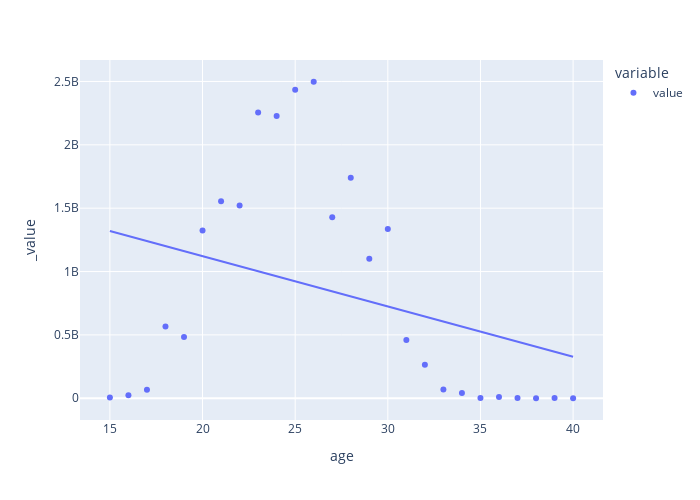

This figure's notebook cell:
### Code cell
# Create scatter plot to show the value of players by age
px.scatter(age_value_df, width=700, height=500,trendline='ols')

### Figure 1 — Plotly figure (JSON) as saved in the notebook; plotly's stock layout.template omitted (floating-point values rounded to 4 significant figures)
{"data": [{"hovertemplate": "variable=value<br>age=%{x}<br>_value=%{y}<extra></extra>", "legendgroup": "value", "marker": {"color": "#636efa", "symbol": "circle"}, "mode": "markers", "name": "value", "orientation": "v", "showlegend": true, "type": "scatter", "x": [26, 25, 23, 24, 28, 21, 22, 27, 30, 20, 29, 18, 19, 31, 32, 33, 17, 34, 16, 36, 15, 39, 35, 37, 38, 40], "xaxis": "x", "y": [2497790000, 2435640000, 2254495000, 2227905000, 1739285000, 1555360000, 1521615000, 1429055000, 1335930000, 1324375000, 1101710000, 565757500, 483572500, 459215000, 263755000, 68420000, 66207500, 41895000, 23095000, 9390000, 6000000, 2020000, 1450000, 1070000, 205000, 25000], "yaxis": "y"}, {"hovertemplate": "<b>OLS trendline</b><br>_value = -3.96542e+07 * age + 1.91415e+09<br>R<sup>2</sup>=0.115108<br><br>variable=value<br>age=%{x}<br>_value=%{y} <b>(trend)</b><extra></extra>", "legendgroup": "value", "marker": {"color": "#636efa", "symbol": "circle"}, "mode": "lines", "name": "value", "showlegend": false, "type": "scatter", "x": [15, 16, 17, 18, 19, 20, 21, 22, 23, 24, 25, 26, 27, 28, 29, 30, 31, 32, 33, 34, 35, 36, 37, 38, 39, 40], "xaxis": "x", "y": [1319000000.0, 1280000000.0, 1240000000.0, 1200000000.0, 1161000000.0, 1121000000.0, 1081000000.0, 1042000000.0, 1002000000.0, 962500000.0, 922800000.0, 883100000.0, 843500000.0, 803800000.0, 764200000.0, 724500000.0, 684900000.0, 645200000.0, 605600000.0, 565900000.0, 526300000.0, 486600000.0, 446900000.0, 407300000.0, 367600000.0, 328000000.0], "yaxis": "y"}], "layout": {"height": 500, "legend": {"title": {"text": "variable"}, "tracegroupgap": 0}, "margin": {"t": 60}, "width": 700, "xaxis": {"anchor": "y", "domain": [0, 1], "title": {"text": "age"}}, "yaxis": {"anchor": "x", "domain": [0, 1], "title": {"text": "_value"}}}}
